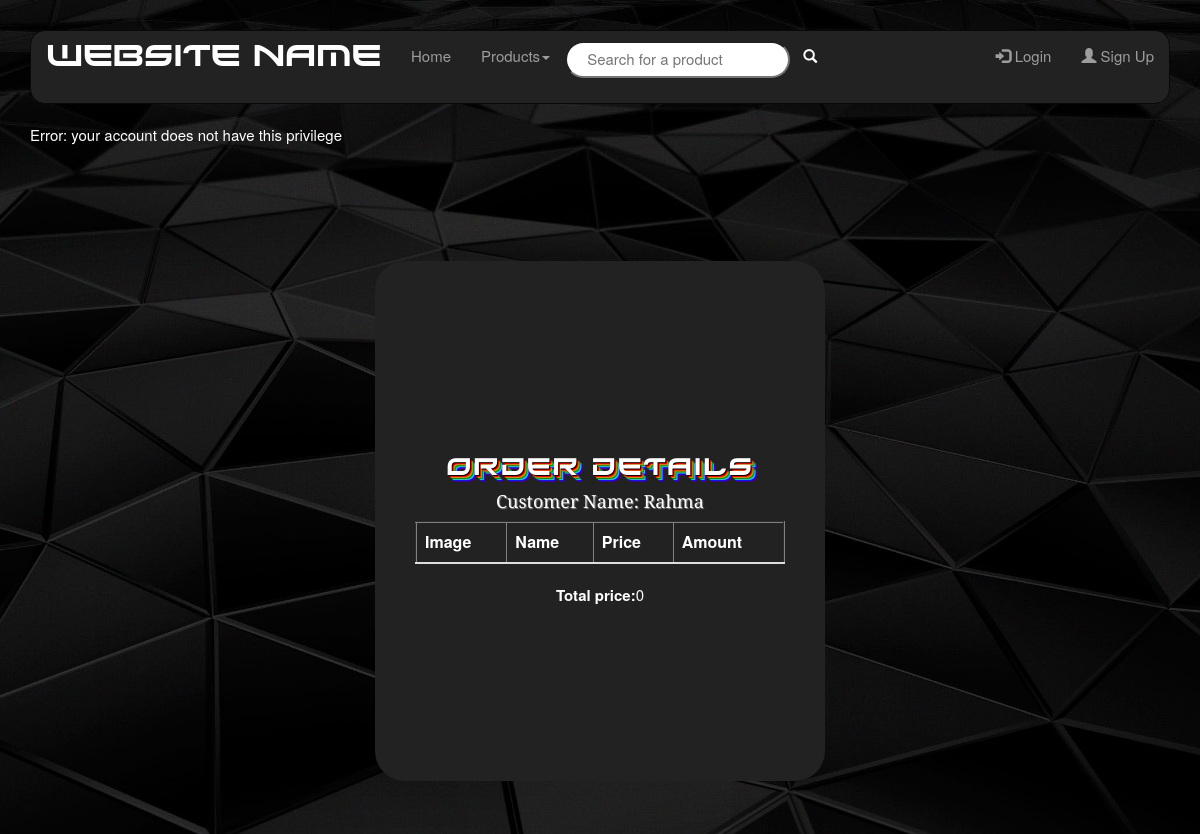
The app's page /SearchOrder.php?id=5, older data.
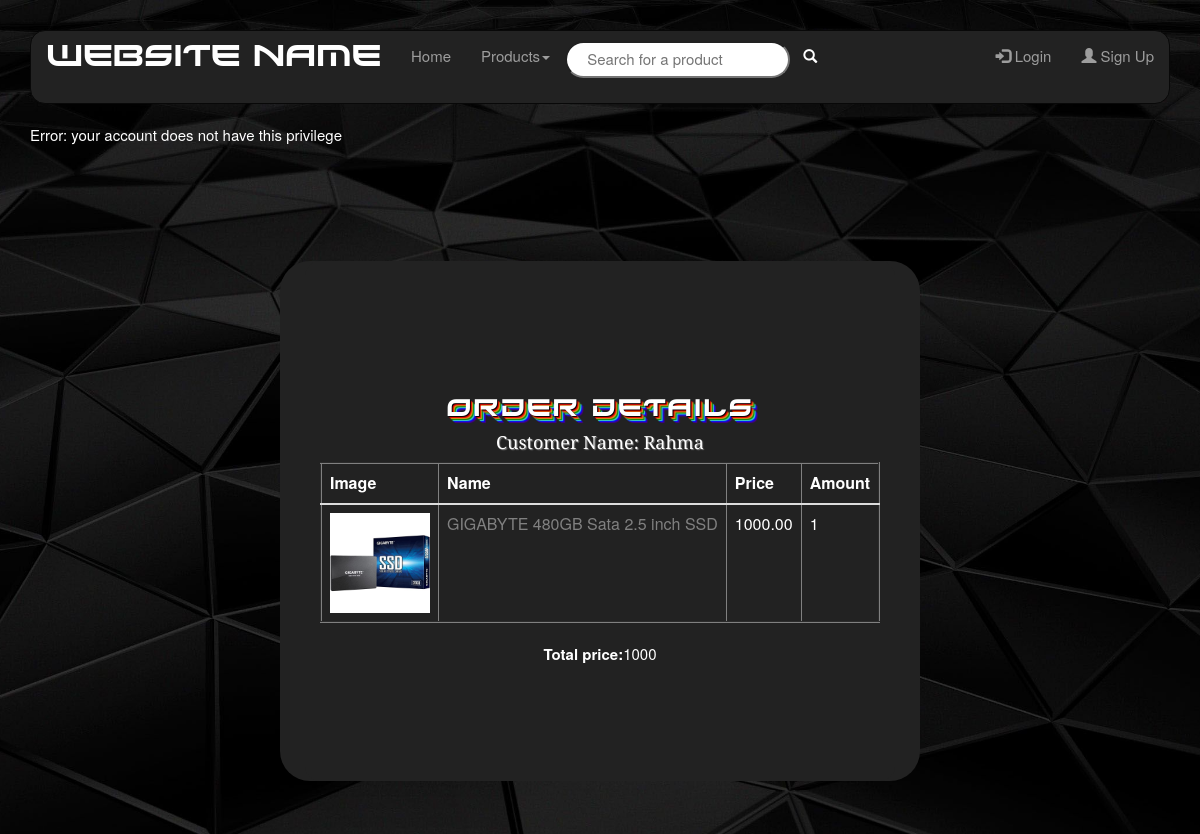
The same page, newer data.
### tables this page shows
CREATE TABLE `cartitem` (
  `orderID` int(10) UNSIGNED NOT NULL,
  `customerID` int(10) UNSIGNED NOT NULL,
  `productID` int(10) UNSIGNED NOT NULL,
  `amount` int(11) DEFAULT NULL
);

CREATE TABLE `product` (
  `id` int(10) UNSIGNED NOT NULL,
  `name` varchar(255) DEFAULT NULL,
  `description` text DEFAULT NULL,
  `price` float(10,2) NOT NULL,
  `imagePath` varchar(255) DEFAULT NULL,
  `1star` int(11) DEFAULT NULL,
  `2stars` int(11) DEFAULT NULL,
  `3stars` int(11) DEFAULT NULL,
  `4stars` int(11) DEFAULT NULL,
  `5stars` int(11) DEFAULT NULL,
  `numberOfReviews` int(11) DEFAULT NULL,
  `category` varchar(255) DEFAULT NULL
);

### SearchOrder.php (the view, shortened to what this page needs)
<html>
    <head>
    </head>
    <body>
    <?php
        include "Menu.php";
        if(isset($_SESSION['id'])){
            if($_SESSION['userType']=='administrator'){
                ?>
                <form class='searchbar' action="" method="post">
                    <input type="text" name="OrderQuery" placeholder="Search for an order">
                    <button class="btn btn-basic search-ordr" type="submit" name="submitOrder">
                        <i class="glyphicon glyphicon-search"></i></button>
                    <select name='filter'>
                        <option value='number' selected>Order Number</option>
                        <option value='customer'>Customer Name</option>
                        <option value='amount'>Amount of Products</option>
                        <option value='product'>Product Name</option>
                    </select>
                    <button type="submit" name="showAll">Show All Orders</button><br><br>
                </form>
                <?php
            }
        }
        else{
            echo "Error: your account does not have this privilege<br>";
        }
        $con = new mysqli("localhost", "root", "", "project");
        if(isset($_POST['showAll'])){
            echo "<br><br><br><div class='container'><div class='card justify-content-center'><div class='carda'>";
            echo "<table border=2 class='table'>";
            echo "<thead><tr><th>Order ID</th><th>Customer</th> <th>Amount of Products</th> <th>Completed</th></tr></thead><tbody>";
            $allsql= "SELECT * FROM orders";
            $allResult = mysqli_query($con,$allsql);
            while($allRow=$allResult->fetch_assoc()){
                $namesql= "SELECT username FROM users WHERE id='" . $allRow['customerID'] ."'";
                $nameResult = mysqli_query($con,$namesql);
                $username='User not found';
                $completed="No";
                if($nameRow=$nameResult->fetch_assoc()){
                    $username=$nameRow['username'];
                }
                if($allRow['completed']==1){
                    $completed="Yes";
                }
                echo "<tr><td>" . $allRow['orderID'] . "</td> <td>" .  $username . "</td> <td>" . $allRow['numberOfProducts'] . "</td> <td>" . $completed . "</td></tr>";
            }
            echo "</tbody></table>";
            echo "</div></div></div>";
        }
        else if(isset($_GET['id'])){
            echo "<br><br><br><br><div class='container'><div class='card justify-content-center'><div class='carda'><h3>Order details</h3>";
            $ordersql="SELECT * FROM orders WHERE orderID='" . $_GET['id'] . "'";
            $orderresult = mysqli_query($con,$ordersql);
            if (!$orderresult) {
                echo "error fetching order<br>";
            }
            else{
                if($orderrow = $orderresult->fetch_assoc()){
                    $usersql = "SELECT * FROM users WHERE id='" . $orderrow['customerID'] . "'";
                    $userResult = mysqli_query($con,$usersql);
                    if($userRow = $userResult->fetch_assoc()){
                        echo "<h4>Customer Name: " . $userRow['username'] . "</h4>";
                    }
                    $totalPrice=0;
                    $cartsql= "SELECT * FROM cartitem WHERE customerID='". $orderrow['customerID'] . "' AND orderID='" . $_GET['id'] . "'";
                    $cartResult = mysqli_query($con,$cartsql);
                    echo "<table border=2 class='table'>";
                    echo "<thead><tr><th>Image</th><th>Name</th> <th>Price</th> <th>Amount</th></tr></thead><tbody>";
                    while($cartRow=$cartResult->fetch_assoc()){
                        $productsql= "SELECT * FROM product WHERE id='". $cartRow['productID'] . "'";
                        $productResult = mysqli_query($con,$productsql);
                        if($productResult->num_rows == 0){
                            echo "Error: Product not found<br>";
                        }
                        else if($prodRow = $productResult->fetch_assoc()){
                            $totalPrice+=$prodRow['price'];
                            $image= "<img src='" . $prodRow['imagePath'] ."' height=100 width=100>";
                            $name="<a href='DisplayProduct.php?id=" . $prodRow['id'] . "'>" . $prodRow['name'] . "</a><br>";
                            echo "<tr><td>" . $image . "</td> <td>" .  $name . "</td> <td>" . $prodRow['price'] . "</td> <td>" . $cartRow['amount'] . "</td></tr>";
                        }
                    }
                    echo "</tbody></table>";
                    echo "<b>Total price:</b>" . $totalPrice." ";
                }
            }
            echo "</div></div></div>";
        }
    ?>
    </body>
</html>

Row changes from the older to the newer data that the page shows:
added cartitem: productID.imagePath (picture), productID.name "GIGABYTE 480GB Sata 2.5 inch SSD", productID.price "1000.00", amount "1"
Text that changed along with them:
$totalPrice: "0" → "1000"
